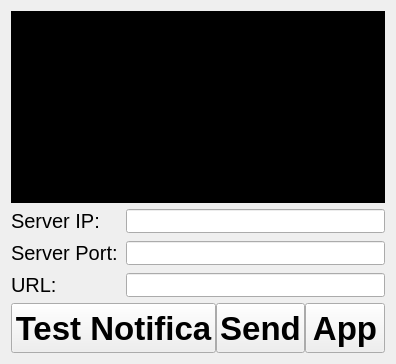
      <widget class="QWidget" name="page_Debug">
       <layout class="QGridLayout" name="gridLayout_4">
        <item row="1" column="0">
         <layout class="QGridLayout" name="gridLayout_2" rowstretch="0,0,0" rowminimumheight="0,0,0" columnminimumwidth="0,0">
          <property name="sizeConstraint">
           <enum>QLayout::SetMaximumSize</enum>
          </property>
          <property name="topMargin">
           <number>0</number>
          </property>
          <property name="spacing">
           <number>8</number>
          </property>
          <item row="1" column="1">
           <widget class="QLineEdit" name="lineEdit_Port">
            <property name="sizePolicy">
             <sizepolicy hsizetype="Expanding" vsizetype="Minimum">
              <horstretch>0</horstretch>
              <verstretch>0</verstretch>
             </sizepolicy>
            </property>
           </widget>
          </item>
          <item row="1" column="0">
           <widget class="QLabel" name="label_Port">
            <property name="sizePolicy">
             <sizepolicy hsizetype="Minimum" vsizetype="Minimum">
              <horstretch>0</horstretch>
              <verstretch>0</verstretch>
             </sizepolicy>
            </property>
            <property name="font">
             <font>
              <pointsize>15</pointsize>
             </font>
            </property>
            <property name="text">
             <string>Server Port:</string>
            </property>
           </widget>
          </item>
          <item row="0" column="1">
           <widget class="QLineEdit" name="lineEdit_IP">
            <property name="sizePolicy">
             <sizepolicy hsizetype="Expanding" vsizetype="Minimum">
              <horstretch>0</horstretch>
              <verstretch>0</verstretch>
             </sizepolicy>
            </property>
           </widget>
          </item>
          <item row="0" column="0">
           <widget class="QLabel" name="label_IP">
            <property name="sizePolicy">
             <sizepolicy hsizetype="Minimum" vsizetype="Minimum">
              <horstretch>0</horstretch>
              <verstretch>0</verstretch>
             </sizepolicy>
            </property>
            <property name="font">
             <font>
              <pointsize>15</pointsize>
             </font>
            </property>
            <property name="text">
             <string>Server IP:</string>
            </property>
           </widget>
          </item>
          <item row="2" column="0">
           <widget class="QLabel" name="label_Data">
            <property name="sizePolicy">
             <sizepolicy hsizetype="Minimum" vsizetype="Minimum">
              <horstretch>0</horstretch>
              <verstretch>0</verstretch>
             </sizepolicy>
            </property>
            <property name="font">
             <font>
              <pointsize>15</pointsize>
             </font>
            </property>
            <property name="text">
             <string>URL:</string>
            </property>
           </widget>
          </item>
          <item row="2" column="1">
           <widget class="QLineEdit" name="lineEdit_Data">
            <property name="sizePolicy">
             <sizepolicy hsizetype="Expanding" vsizetype="Minimum">
              <horstretch>0</horstretch>
              <verstretch>0</verstretch>
             </sizepolicy>
            </property>
           </widget>
          </item>
         </layout>
        </item>
        <item row="0" column="0">
         <widget class="QTextEdit" name="textEdit">
          <property name="styleSheet">
           <string notr="true">background-color: rgb(0, 0, 0);
font: 12pt &quot;MS Shell Dlg 2&quot;;</string>
          </property>
         </widget>
        </item>
        <item row="2" column="0">
         <layout class="QGridLayout" name="gridLayout_3" rowminimumheight="50">
          <property name="sizeConstraint">
           <enum>QLayout::SetMinimumSize</enum>
          </property>
          <property name="topMargin">
           <number>0</number>
          </property>
          <property name="spacing">
           <number>0</number>
          </property>
          <item row="0" column="1">
           <widget class="QPushButton" name="pushButton_Send">
            <property name="sizePolicy">
             <sizepolicy hsizetype="Minimum" vsizetype="Minimum">
              <horstretch>0</horstretch>
              <verstretch>0</verstretch>
             </sizepolicy>
            </property>
            <property name="font">
             <font>
              <pointsize>25</pointsize>
              <weight>75</weight>
              <bold>true</bold>
             </font>
            </property>
            <property name="text">
             <string>Send</string>
            </property>
           </widget>
          </item>
          <item row="0" column="0">
           <widget class="QPushButton" name="pushButton_Connect">
            <property name="sizePolicy">
             <sizepolicy hsizetype="Minimum" vsizetype="Minimum">
              <horstretch>0</horstretch>
              <verstretch>0</verstretch>
             </sizepolicy>
            </property>
            <property name="font">
             <font>
              <pointsize>25</pointsize>
              <weight>75</weight>
              <bold>true</bold>
             </font>
            </property>
            <property name="text">
             <string>Test Notifica</string>
            </property>
           </widget>
          </item>
          <item row="0" column="2">
           <widget class="QPushButton" name="pushButton">
            <property name="sizePolicy">
             <sizepolicy hsizetype="Minimum" vsizetype="Minimum">
              <horstretch>0</horstretch>
              <verstretch>0</verstretch>
             </sizepolicy>
            </property>
            <property name="font">
             <font>
              <pointsize>25</pointsize>
              <weight>75</weight>
              <bold>true</bold>
             </font>
            </property>
            <property name="text">
             <string>App</string>
            </property>
           </widget>
          </item>
         </layout>
        </item>
       </layout>
      </widget>
